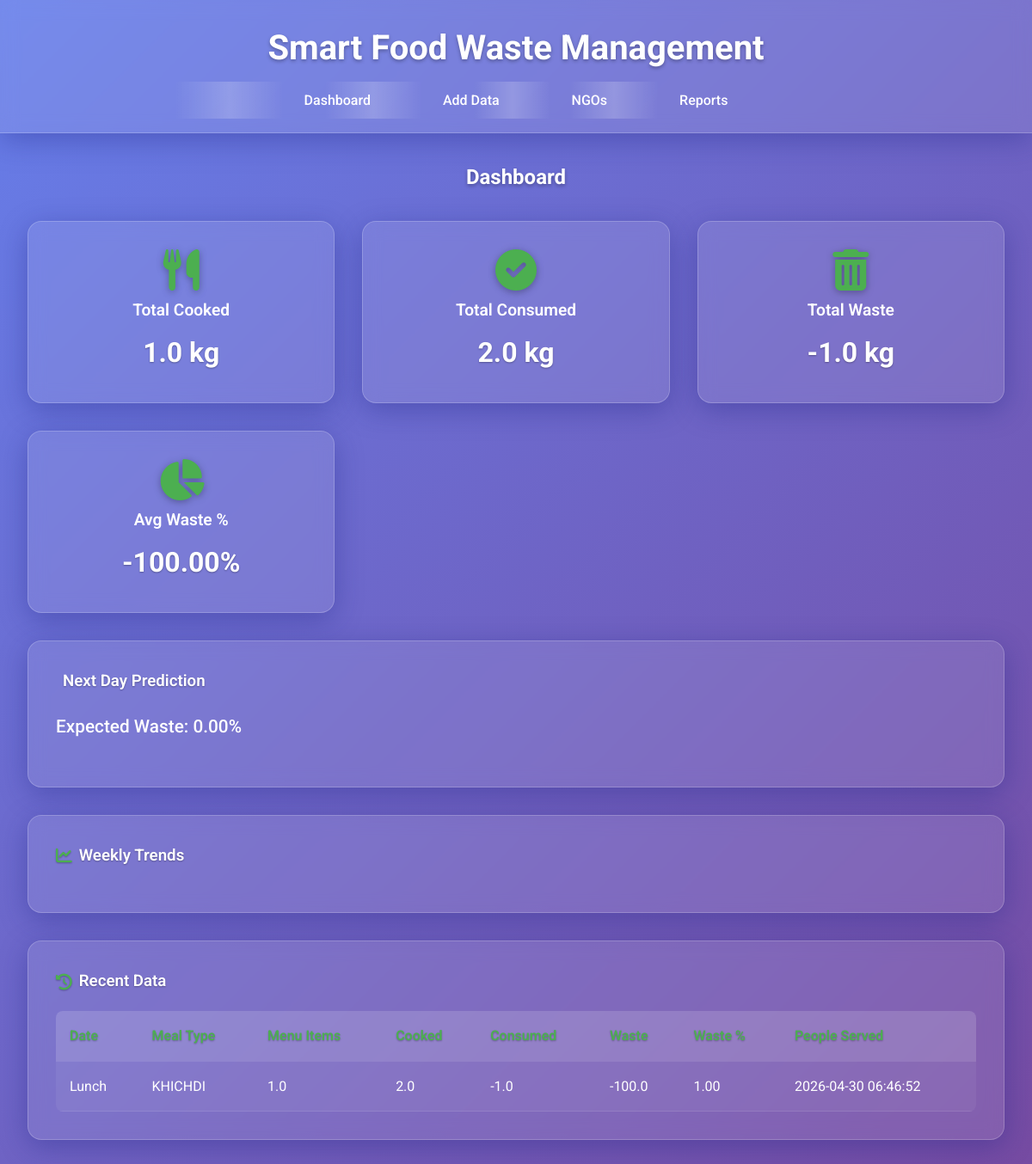
/dashboard, run on the app's committed database.
### tables this page shows
CREATE TABLE food_data (
        id INTEGER PRIMARY KEY AUTOINCREMENT,
        meal_type TEXT NOT NULL,
        menu_items TEXT NOT NULL,
        cooked REAL NOT NULL,
        consumed REAL NOT NULL,
        waste REAL NOT NULL,
        waste_pct REAL NOT NULL,
        people_served INTEGER NOT NULL,
        date TIMESTAMP DEFAULT CURRENT_TIMESTAMP
    );

### app.py (the view)
@app.route('/dashboard')
def dashboard():
    stats = get_dashboard_stats()
    trends = get_weekly_trends()
    prediction = predict_next_day()
    recent_data = get_recent_data()
    return render_template('dashboard.html',
                         stats=stats,
                         trends=trends,
                         prediction=prediction,
                         recent_data=recent_data)

### models.py (called while the page is built)
def get_dashboard_stats():
    conn = sqlite3.connect('smart_food.db')
    c = conn.cursor()
    c.execute('SELECT SUM(cooked), SUM(consumed), SUM(waste), AVG(waste_pct) FROM food_data')
    stats = c.fetchone()
    conn.close()
    return {
        'total_cooked': stats[0] or 0,
        'total_consumed': stats[1] or 0,
        'total_waste': stats[2] or 0,
        'avg_waste_pct': stats[3] or 0
    }

def get_weekly_trends():
    conn = sqlite3.connect('smart_food.db')
    c = conn.cursor()
    week_ago = (datetime.now() - timedelta(days=7)).strftime('%Y-%m-%d %H:%M:%S')
    c.execute('SELECT date, waste_pct FROM food_data WHERE date >= ? ORDER BY date', (week_ago,))
    data = c.fetchall()
    conn.close()
    trends = {}
    for row in data:
        day = row[0][:10]  # YYYY-MM-DD
        if day not in trends:
            trends[day] = []
        trends[day].append(row[1])
    avg_trends = {day: sum(pcts)/len(pcts) for day, pcts in trends.items()}
    return avg_trends

def get_recent_data(limit=5):
    conn = sqlite3.connect('smart_food.db')
    c = conn.cursor()
    c.execute('SELECT * FROM food_data ORDER BY date DESC LIMIT ?', (limit,))
    data = c.fetchall()
    conn.close()
    return data

### utils/predictor.py (called while the page is built)
def predict_next_day():
    import sqlite3
    from datetime import datetime, timedelta
    conn = sqlite3.connect('smart_food.db')
    c = conn.cursor()
    week_ago = (datetime.now() - timedelta(days=7)).strftime('%Y-%m-%d %H:%M:%S')
    c.execute('SELECT AVG(waste_pct) FROM food_data WHERE date >= ?', (week_ago,))
    avg = c.fetchone()[0]
    conn.close()
    return avg or 0

### templates/dashboard.html (shortened to what this page needs)
<!DOCTYPE html>
<html lang="en">
    <head>
        <link rel="stylesheet" href="{{ url_for('static', filename='css/style.css') }}">
        <link rel="stylesheet" href="https://cdnjs.cloudflare.com/ajax/libs/font-awesome/6.0.0/css/all.min.css">
    </head>
    <body>
        <header>
            <h1>Smart Food Waste Management</h1>
            <nav>
                <a href="{{ url_for('dashboard') }}">Dashboard</a>
                <a href="{{ url_for('add_data') }}">Add Data</a>
                <a href="{{ url_for('ngos') }}">NGOs</a>
                <a href="{{ url_for('reports') }}">Reports</a>
            </nav>
        </header>
        <main>
            <h2>Dashboard</h2>
            <div class="stats">
                <div class="stat">
                    <i class="fas fa-utensils fa-2x" style="color: var(--primary-color); margin-bottom: 0.5rem;"></i>
                    <h3>Total Cooked</h3>
                    <p>{{ stats.total_cooked }} kg</p>
                </div>
                <div class="stat">
                    <i class="fas fa-check-circle fa-2x"
                        style="color: var(--primary-color); margin-bottom: 0.5rem;"></i>
                    <h3>Total Consumed</h3>
                    <p>{{ stats.total_consumed }} kg</p>
                </div>
                <div class="stat">
                    <i class="fas fa-trash-alt fa-2x" style="color: var(--primary-color); margin-bottom: 0.5rem;"></i>
                    <h3>Total Waste</h3>
                    <p>{{ stats.total_waste }} kg</p>
                </div>
                <div class="stat">
                    <i class="fas fa-chart-pie fa-2x" style="color: var(--primary-color); margin-bottom: 0.5rem;"></i>
                    <h3>Avg Waste %</h3>
                    <p>{{ "%.2f"|format(stats.avg_waste_pct) }}%</p>
                </div>
            </div>
            <div class="prediction">
                <h3>Next
                    Day Prediction</h3>
                <p>Expected Waste: {{ "%.2f"|format(prediction) }}%</p>
            </div>
            <div class="trends">
                <h3><i class="fas fa-chart-line" style="color: var(--primary-color); margin-right: 0.5rem;"></i>Weekly
                    Trends</h3>
            </div>
            <div class="recent">
                <h3><i class="fas fa-history" style="color: var(--primary-color); margin-right: 0.5rem;"></i>Recent Data
                </h3>
                <table>
                    <thead>
                        <tr>
                            <th>Date</th>
                            <th>Meal Type</th>
                            <th>Menu Items</th>
                            <th>Cooked</th>
                            <th>Consumed</th>
                            <th>Waste</th>
                            <th>Waste %</th>
                            <th>People Served</th>
                        </tr>
                    </thead>
                    <tbody>
                        {% for row in recent_data %}
                        <tr>
                            <td>{{ row[1] }}</td>
                            <td>{{ row[2] }}</td>
                            <td>{{ row[3] }}</td>
                            <td>{{ row[4] }}</td>
                            <td>{{ row[5] }}</td>
                            <td>{{ row[6] }}</td>
                            <td>{{ "%.2f"|format(row[7]) }}</td>
                            <td>{{ row[8] }}</td>
                        </tr>
                        {% endfor %}
                    </tbody>
                </table>
            </div>
        </main>
    </body>
</html>

### static/css/style.css (style rules this page uses)
:root { --primary-color: #4caf50; --secondary-color: #ff9800; --background-color: linear-gradient(135deg, #667eea 0%, #764ba2 100%); --card-background: rgba(255, 255, 255, 0.1); --text-color: #ffffff; --shadow: 0 8px 32px rgba(31, 38, 135, 0.37); --border-radius: 16px; --glow: 0 0 20px rgba(76, 175, 80, 0.5); }
* { box-sizing: border-box; }
body { font-family: "Roboto", sans-serif; margin: 0; padding: 0; background: var(--background-color); background-attachment: fixed; color: var(--text-color); line-height: 1.6; min-height: 100vh; }
header { background: rgba(255, 255, 255, 0.1); backdrop-filter: blur(10px); -webkit-backdrop-filter: blur(10px); color: white; padding: 1.5rem 2rem; text-align: center; box-shadow: var(--shadow); border-bottom: 1px solid rgba(255, 255, 255, 0.2); }
header h1 { margin: 0; font-size: 2.5rem; font-weight: 700; text-shadow: 0 2px 4px rgba(0, 0, 0, 0.3); animation: fadeInUp 1s ease-out; }
nav { margin-top: 1rem; }
nav a { color: white; margin: 0 1rem; text-decoration: none; padding: 0.75rem 1.5rem; border-radius: var(--border-radius); transition: all 0.3s ease; font-weight: 500; position: relative; overflow: hidden; }
nav a::before { content: ""; position: absolute; top: 0; left: -100%; width: 100%; height: 100%; background: linear-gradient( 90deg, transparent, rgba(255, 255, 255, 0.2), transparent ); transition: left 0.5s; }
main { max-width: 1200px; margin: 2rem auto; padding: 0 2rem; }
h2 { color: var(--text-color); font-weight: 700; margin-bottom: 2rem; text-align: center; text-shadow: 0 2px 4px rgba(0, 0, 0, 0.3); animation: fadeInUp 1s ease-out 0.2s both; }
.stats { display: grid; grid-template-columns: repeat(auto-fit, minmax(280px, 1fr)); gap: 2rem; margin-bottom: 2rem; }
.stat { background: var(--card-background); backdrop-filter: blur(10px); -webkit-backdrop-filter: blur(10px); padding: 2rem; border-radius: var(--border-radius); box-shadow: var(--shadow); text-align: center; transition: all 0.3s ease; border: 1px solid rgba(255, 255, 255, 0.2); position: relative; overflow: hidden; }
.stat::before { content: ""; position: absolute; top: 0; left: -100%; width: 100%; height: 100%; background: linear-gradient( 90deg, transparent, rgba(255, 255, 255, 0.1), transparent ); transition: left 0.5s; }
.stat i { display: block; margin-bottom: 1rem; font-size: 3rem; color: var(--primary-color); filter: drop-shadow(0 2px 4px rgba(0, 0, 0, 0.3)); transition: transform 0.3s ease; }
.stat h3 { margin: 0 0 0.5rem 0; color: var(--text-color); font-size: 1.2rem; font-weight: 600; }
.stat p { margin: 0; font-size: 2rem; font-weight: 700; color: var(--text-color); text-shadow: 0 1px 2px rgba(0, 0, 0, 0.3); }
.prediction, .trends, .recent { background: var(--card-background); backdrop-filter: blur(10px); -webkit-backdrop-filter: blur(10px); padding: 2rem; margin-bottom: 2rem; border-radius: var(--border-radius); box-shadow: var(--shadow); border: 1px solid rgba(255, 255, 255, 0.2); transition: all 0.3s ease; }
.prediction h3, .trends h3, .recent h3 { color: var(--text-color); margin-top: 0; font-weight: 600; display: flex; align-items: center; text-shadow: 0 1px 2px rgba(0, 0, 0, 0.3); }
.prediction h3 i, .trends h3 i, .recent h3 i { margin-right: 0.5rem; color: var(--primary-color); }
.prediction p { font-size: 1.3rem; font-weight: 500; color: var(--text-color); }
.recent table { width: 100%; border-collapse: collapse; margin-top: 1rem; background: rgba(255, 255, 255, 0.05); border-radius: 8px; overflow: hidden; }
.recent th, .recent td { padding: 1rem; text-align: left; border-bottom: 1px solid rgba(255, 255, 255, 0.1); color: var(--text-color); }
.recent th { background: rgba(255, 255, 255, 0.1); font-weight: 600; color: var(--primary-color); text-shadow: 0 1px 2px rgba(0, 0, 0, 0.3); }

### data on the page
food_data: meal_type "Lunch", menu_items "KHICHDI", cooked "1.0", consumed "2.0", waste "-1.0", waste_pct "-100.0", people_served "1.00", date "2026-04-30 06:46:52"

### other printed values
{{ stats.total_cooked }} "1.0"
{{ stats.total_consumed }} "2.0"
{{ stats.total_waste }} "-1.0"
{{ "%.2f"|format(stats.avg_waste_pct) }} "-100.00"
{{ "%.2f"|format(prediction) }} "0.00"
